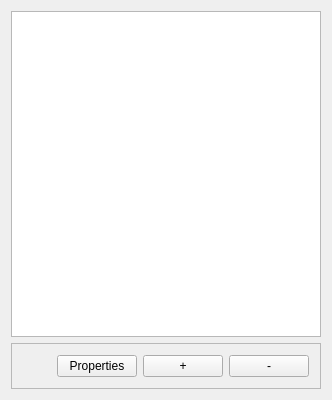
<?xml version="1.0" encoding="UTF-8"?>
<ui version="4.0">
 <class>SourceListWidgetClass</class>
 <widget class="QWidget" name="SourceListWidgetClass">
  <property name="geometry">
   <rect>
    <x>0</x>
    <y>0</y>
    <width>332</width>
    <height>400</height>
   </rect>
  </property>
  <property name="windowTitle">
   <string>SourceListWidget</string>
  </property>
  <layout class="QGridLayout" name="gridLayout">
   <item row="1" column="0">
    <widget class="QFrame" name="frame">
     <property name="frameShape">
      <enum>QFrame::Shape::StyledPanel</enum>
     </property>
     <property name="frameShadow">
      <enum>QFrame::Shadow::Raised</enum>
     </property>
     <layout class="QHBoxLayout" name="horizontalLayout">
      <item>
       <spacer name="horizontalSpacer">
        <property name="orientation">
         <enum>Qt::Orientation::Horizontal</enum>
        </property>
        <property name="sizeHint" stdset="0">
         <size>
          <width>40</width>
          <height>20</height>
         </size>
        </property>
       </spacer>
      </item>
      <item>
       <widget class="QPushButton" name="buttonProperties">
        <property name="text">
         <string>Properties</string>
        </property>
       </widget>
      </item>
      <item>
       <widget class="QPushButton" name="buttonAdd">
        <property name="text">
         <string>+</string>
        </property>
       </widget>
      </item>
      <item>
       <widget class="QPushButton" name="buttonRemove">
        <property name="text">
         <string>-</string>
        </property>
       </widget>
      </item>
     </layout>
    </widget>
   </item>
   <item row="0" column="0">
    <widget class="QListWidget" name="listSources">
     <property name="editTriggers">
      <set>QAbstractItemView::EditTrigger::CurrentChanged|QAbstractItemView::EditTrigger::DoubleClicked</set>
     </property>
     <property name="alternatingRowColors">
      <bool>true</bool>
     </property>
    </widget>
   </item>
  </layout>
 </widget>
 <layoutdefault spacing="6" margin="11"/>
 <resources/>
 <connections/>
</ui>
